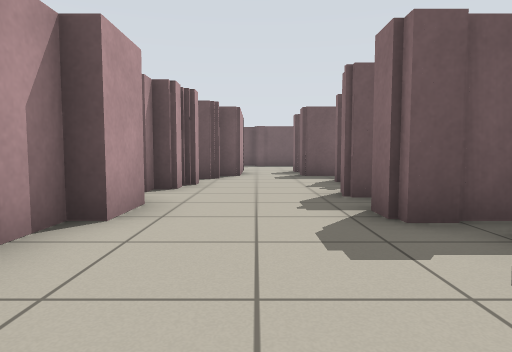
view 1 (above)

16 first-person views from a walk through a world built for the Player/Stage simulator. The camera is 0.68 m above the floor, tilts 4° down and sees 75° across. Floor lines are 1 m apart. The floor is counted in squares, 1 m on a side. Each view is taken from the middle of a square. On the plan, view 1 faces up. The plan holds only what a view shows up to about 10 squares ahead; the rest is blank. The robots in the file are not drawn.

view 2
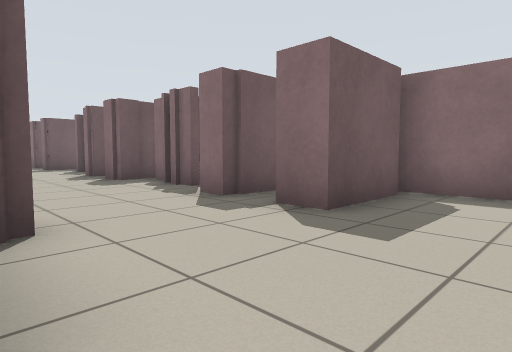

view 3
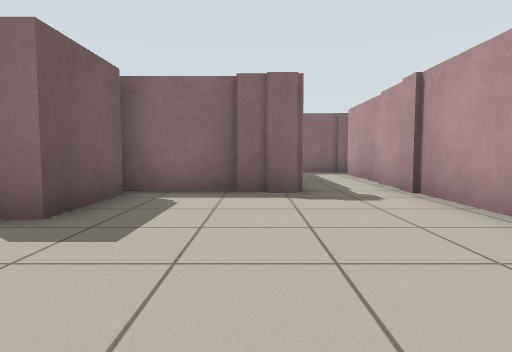

view 4
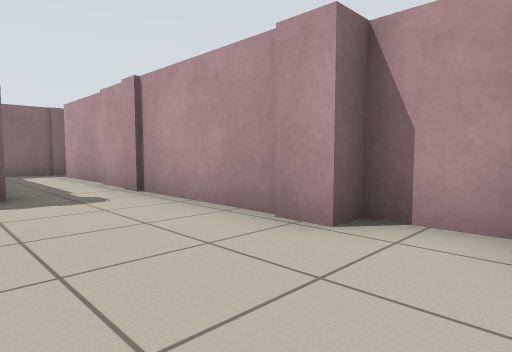

view 5
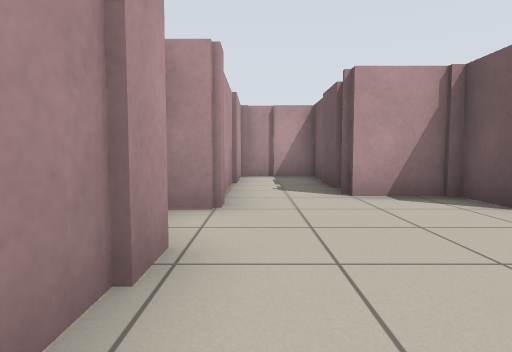

view 6
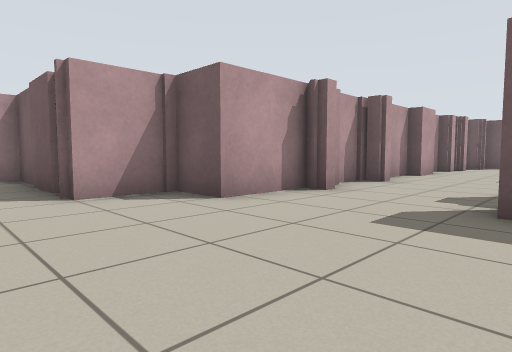

view 7
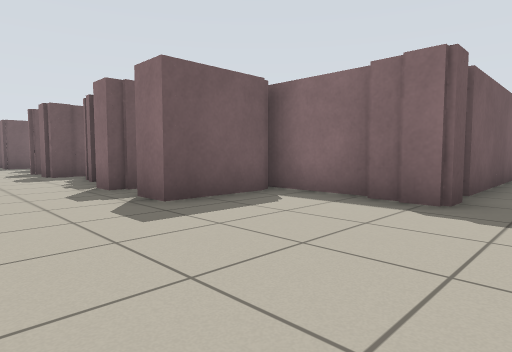

view 8
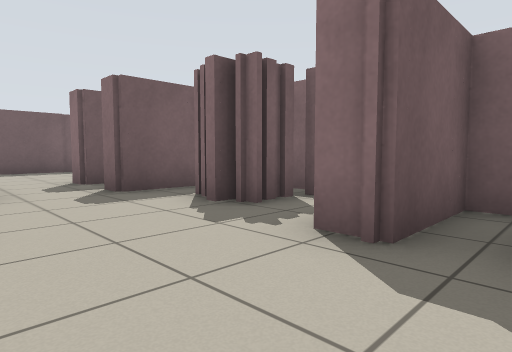

view 9
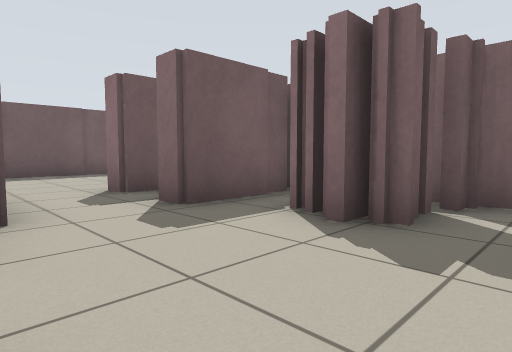

view 10
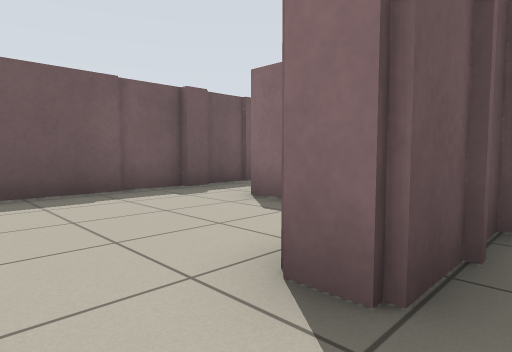

view 11
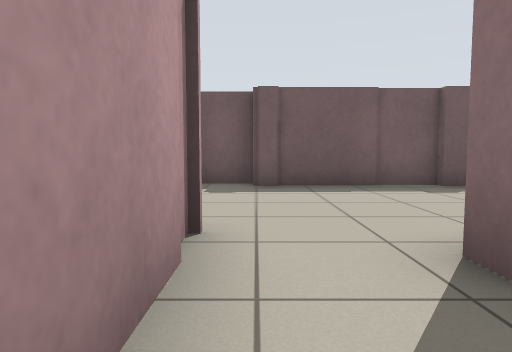

view 12
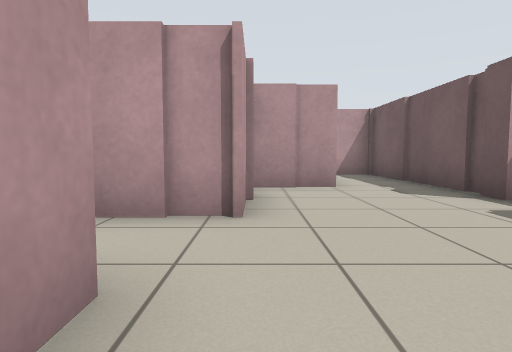

view 13
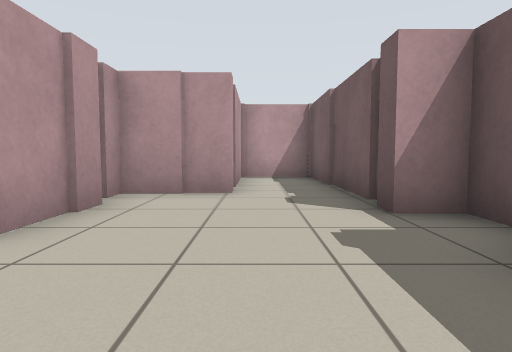

view 14
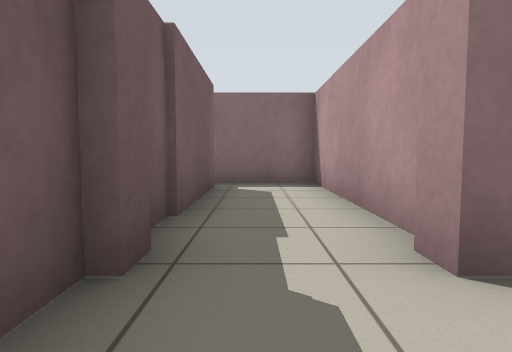

view 15
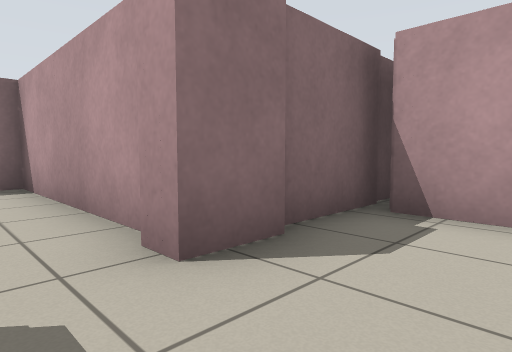

view 16
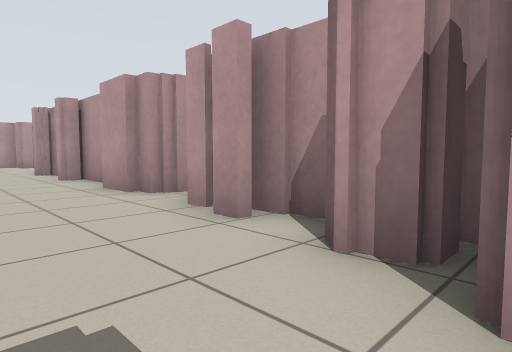

### Floor plan
Points are (right, up) in squares from view 1. A wall is a line through its corners. A room is listed if a view was taken in it or the views show most of it. See-through windows are left out.
Room 1 (views 1, 2, 3, 4, 5, 6, 7, 8, 9, 11, 16)
walls: (1.4, -1) (1.4, -0.2); (1.9, 0.6) (1.9, 1.4); (-1.5, -1.4) (-1.5, -1.8); (-1.9, -0.6) (-1.9, -1.4); (-1.9, -1.8) (-1.9, -3.9) (-3.2, -3.9) (-3.2, -5.5) (-3.6, -5.5); (3.6, -2.8) (1.4, -2.8) (1.4, -2); (-1.5, 1) (-1.5, 0.5); (2.2, 2.4) (2.2, 2.9); (1.4, 3.3) (1.4, 4); (3.8, -5.2) (3.8, -2.4); (-1.9, 3.3) (-1.9, -0.4); (4.2, -5.7) (3.6, -5.7) (3.6, -5.1); (1.4, 5) (1.4, 5.8); (-1.5, 4.5) (-1.5, 3.3); (-1.7, 4.8) (-1.7, 4.4); (-4.2, -5.5) (-5.6, -5.5); (-1.6, -8.2) (-0.4, -8.2) (-0.4, -7.7) (5.5, -7.7); (-1.9, 6.1) (-1.9, 5.6); (5.6, -7.7) (8.4, -7.7); (4, 6.6) (4, 8); (-6.1, -5.5) (-7.4, -5.5) (-7.4, -7.5); (3.1, 7.2) (2.2, 7.2) (2.2, 7.7) (1.8, 7.7); (-1.5, 7.1) (-1.5, 6.1); (-1.3, 7.5) (-1.3, 7); (2.2, 8.1) (2.2, 8.6); (9, -5.7) (5, -5.7); (-7.1, -7.5) (-1.9, -7.5) (-1.9, -8.1); (-0.5, 9.7) (-1.1, 9.7) (-1.1, 8.5); (9.4, -7.8) (9.4, -6.5); (-1.9, 9.5) (-1.9, 7.1); (3.6, 9.7) (1.4, 9.7) (1.4, 10.4)
ways out: opening at (0.5, 10) to room 2
Room 2 (view 10)
walls: (-0.5, 12.9) (-0.5, 9.7); (3.5, 11.5) (1.4, 11.5) (1.4, 12.2)
ways out: opening at (0.5, 10) to room 1; opening at (0.5, 12) to room 3
Room 3 (views 12, 13, 14, 15)
walls: (0.5, 16.7) (0, 16.7); (0, 17.3) (-1.7, 17.3) (-1.7, 16.5) (-2.2, 16.5); (1.4, 12.2) (3.6, 12.2); (3.8, 13.9) (3.8, 14.9) (4.4, 14.9); (3.9, 16.9) (0.4, 16.9); (4.6, 14.7) (9.4, 14.7) (9.4, 17); (-2.2, 16.7) (-5.1, 16.7); (4.4, 16.7) (3.8, 16.7); (-2.5, 12.9) (-0.5, 12.9); (4, 11) (4, 13.8); (-4.1, 14.7) (-3.5, 14.7) (-3.5, 12.9) (-2.9, 12.9); (-5, 16.5) (-7.2, 16.5) (-7.2, 14.5); (8.6, 16.9) (4.2, 16.9)
ways out: opening at (0.5, 12) to room 2

Where each view was taken, in squares from view 1:
view 1: 0 up, 0 right, facing up
view 2: 5 down, 2 left, facing up-right
view 3: 5 down, 2 left, facing right
view 4: 5 down, 2 left, facing down-right
view 5: 7 down, 2 right, facing left
view 6: 7 down, 2 right, facing up-left
view 7: 7 down, 1 left, facing up-right
view 8: 4 up, 1 left, facing up-right
view 9: 6 up, 1 left, facing up-right
view 10: 11 up, 0 right, facing up-right
view 11: 10 up, 0 right, facing up
view 12: 13 up, 3 right, facing left
view 13: 15 up, 2 right, facing left
view 14: 16 up, 2 right, facing right
view 15: 16 up, 2 right, facing down-right
view 16: 10 up, 1 right, facing down-left
